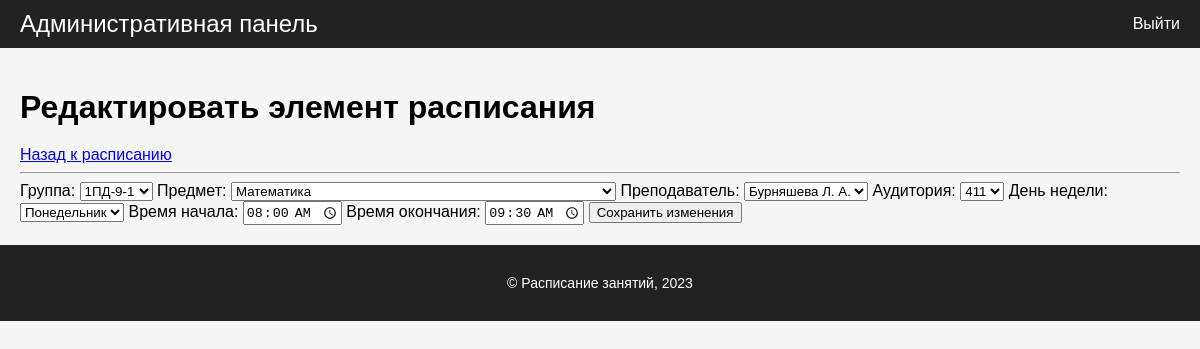
The page /admin/edit_schedule_item.php?id=2 (signed in) on the database its author committed.
### tables this page shows
CREATE TABLE schedule (
    id INTEGER PRIMARY KEY AUTOINCREMENT,
    group_id INTEGER NOT NULL,
    subject_id INTEGER NOT NULL,
    teacher_id INTEGER NOT NULL,
    classroom_id INTEGER NOT NULL,
    day_of_week INTEGER NOT NULL,
    start_time TEXT NOT NULL,
    end_time TEXT NOT NULL,
    FOREIGN KEY (group_id) REFERENCES groups (id),
    FOREIGN KEY (subject_id) REFERENCES subjects (id),
    FOREIGN KEY (teacher_id) REFERENCES teachers (id),
    FOREIGN KEY (classroom_id) REFERENCES classrooms (id)
);

CREATE TABLE groups (
    id INTEGER PRIMARY KEY AUTOINCREMENT,
    name TEXT NOT NULL
);

CREATE TABLE subjects (
    id INTEGER PRIMARY KEY AUTOINCREMENT,
    name TEXT NOT NULL
);

CREATE TABLE teachers (
    id INTEGER PRIMARY KEY AUTOINCREMENT,
    name TEXT NOT NULL
);

CREATE TABLE classrooms (
    id INTEGER PRIMARY KEY AUTOINCREMENT,
    name TEXT NOT NULL
);

### includes/functions.php (called while the page is built, shortened)
<?php
function get_groups() {
    $db = get_db_connection();
    $sql = "SELECT * FROM groups ORDER BY name";
    $result = $db->query($sql)->fetchAll(PDO::FETCH_ASSOC);
    return $result;
}
function get_subjects() {
    $db = get_db_connection();
    $sql = "SELECT * FROM subjects ORDER BY name";
    $result = $db->query($sql)->fetchAll(PDO::FETCH_ASSOC);
    return $result;
}
function get_teachers() {
    $db = get_db_connection();
    $sql = "SELECT * FROM teachers ORDER BY name";
    $result = $db->query($sql)->fetchAll(PDO::FETCH_ASSOC);
    return $result;
}
function get_classrooms() {
    $db = get_db_connection();
    $sql = "SELECT * FROM classrooms ORDER BY name";
    $result = $db->query($sql)->fetchAll(PDO::FETCH_ASSOC);
    return $result;
}
function get_day_name($weekday) {
    $days = ['Понедельник', 'Вторник', 'Среда', 'Четверг', 'Пятница', 'Суббота', 'Воскресенье'];
    return isset($days[$weekday - 1]) ? $days[$weekday - 1] : '';
}
function get_schedule_item($schedule_id) {
    $db = get_db_connection();
    $sql = "SELECT * FROM schedule WHERE id = :id";
    $stmt = $db->prepare($sql);
    $stmt->execute([':id' => $schedule_id]);
    $result = $stmt->fetch(PDO::FETCH_ASSOC);
    return $result;
}

### admin/edit_schedule_item.php (the view, shortened to what this page needs)
<?php
require_once('../includes/functions.php');
$schedule_id = isset($_GET['id']) ? intval($_GET['id']) : 0;
if ($schedule_id > 0) {
    $schedule_item = get_schedule_item($schedule_id);
} else {
    header("Location: schedule.php");
    exit;
}
$groups = get_groups();
$subjects = get_subjects();
$teachers = get_teachers();
$classrooms = get_classrooms();
include('../templates/header.php');
?>
<!DOCTYPE html>
<html lang="ru">
<head>
    <link rel="stylesheet" href="../css/admin.css">
</head>
<body>
    <div class="container">
        <h1>Редактировать элемент расписания</h1>
        <a href="schedule.php">Назад к расписанию</a>
        <hr>
        <form method="post" id="edit_schedule_item_form">
            <label for="group_id">Группа:</label>
            <select id="group_id" name="group_id" required>
            <?php foreach ($groups as $group) : ?>
                    <option value="<?php echo $group['id']; ?>" <?php echo ($group['id'] == $schedule_item['group_id']) ? 'selected' : ''; ?>><?php echo $group['name']; ?></option>
                <?php endforeach; ?>
            </select>
            <label for="subject_id">Предмет:</label>
            <select id="subject_id" name="subject_id" required>
                <?php foreach ($subjects as $subject) : ?>
                    <option value="<?php echo $subject['id']; ?>" <?php echo ($subject['id'] == $schedule_item['subject_id']) ? 'selected' : ''; ?>><?php echo $subject['name']; ?></option>
                <?php endforeach; ?>
            </select>
            <label for="teacher_id">Преподаватель:</label>
            <select id="teacher_id" name="teacher_id" required>
                <?php foreach ($teachers as $teacher) : ?>
                    <option value="<?php echo $teacher['id']; ?>" <?php echo ($teacher['id'] == $schedule_item['teacher_id']) ? 'selected' : ''; ?>><?php echo $teacher['name']; ?></option>
                <?php endforeach; ?>
            </select>
            <label for="classroom_id">Аудитория:</label>
            <select id="classroom_id" name="classroom_id" required>
                <?php foreach ($classrooms as $classroom) : ?>
                    <option value="<?php echo $classroom['id']; ?>" <?php echo ($classroom['id'] == $schedule_item['classroom_id']) ? 'selected' : ''; ?>><?php echo $classroom['name']; ?></option>
                <?php endforeach; ?>
            </select>
            <label for="weekday">День недели:</label>
            <select id="weekday" name="weekday" required>
                <?php for ($i = 1; $i <= 6; $i++) : ?>
                    <option value="<?php echo $i; ?>" <?php echo ($i == $schedule_item['day_of_week']) ? 'selected' : ''; ?>><?php echo get_day_name($i); ?></option>
                <?php endfor; ?>
            </select>
            <label for="start_time">Время начала:</label>
            <input type="time" id="start_time" name="start_time" value="<?php echo $schedule_item['start_time']; ?>" required>
            <label for="end_time">Время окончания:</label>
            <input type="time" id="end_time" name="end_time" value="<?php echo $schedule_item['end_time']; ?>" required>
            <input type="submit" name="edit_schedule_item" value="Сохранить изменения">
        </form>
    </div>
</body>
</html>
<?php
include('../templates/footer.php');
?>

### css/admin.css (style rules this page uses)
body { font-family: Arial, sans-serif; margin: 0; padding: 0; background-color: #f5f5f5; }
.container { max-width: 1200px; margin: 0 auto; padding: 20px; }
h1 { font-size: 32px; margin-bottom: 20px; }

### rows shown on the page
schedule: group_id "1ПД-9-1", subject_id "Математика", teacher_id "Бурняшева Л. А.", classroom_id "411", start_time "08:00", end_time "09:30"

### other values the page prints
form field weekday "Понедельник"
